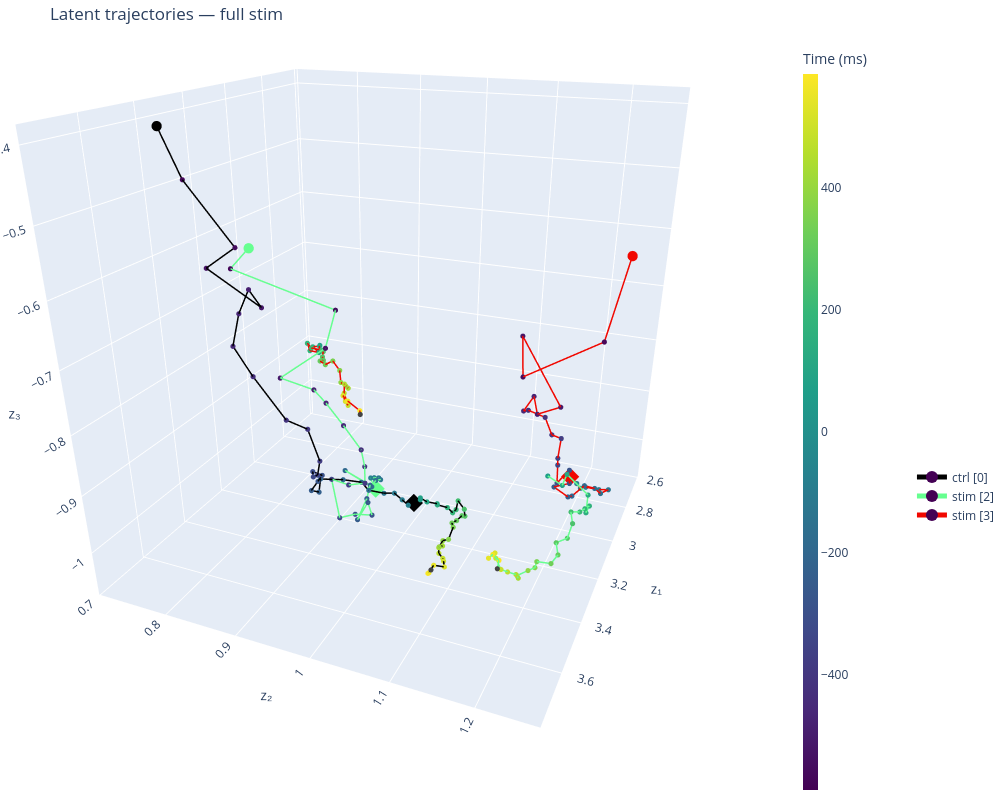

The notebook cell this image was saved under:
### Code cell
# All sessions, post-stim only
fig = plot_latent_phase_portrait_sessions(
    z_by_session=z_by_session,
    centers_ms_by_session=centers_ms_by_session,
    control_indices=CONTROL_INDICES,
    alpha_trials=0.05,
    plot_sessions = [0] +list(range(2, 4)),
    epoch="full",        # "full", "pre", or "post"
    pre_trim_bins=0,
    post_trim_bins=0,
    show_pre_post=False,
    show_trials=False,
    show_markers=True,
    # x_range=[2, 4],
    # y_range=[0.5, 1.5],
    # z_range=[-1.5, 0],
)
fig.update_layout(scene_camera=dict(eye=dict(x=1.75, y=0.75, z=0.75), center=dict(x=0, y=0, z=-0.2)))
fig.show()
